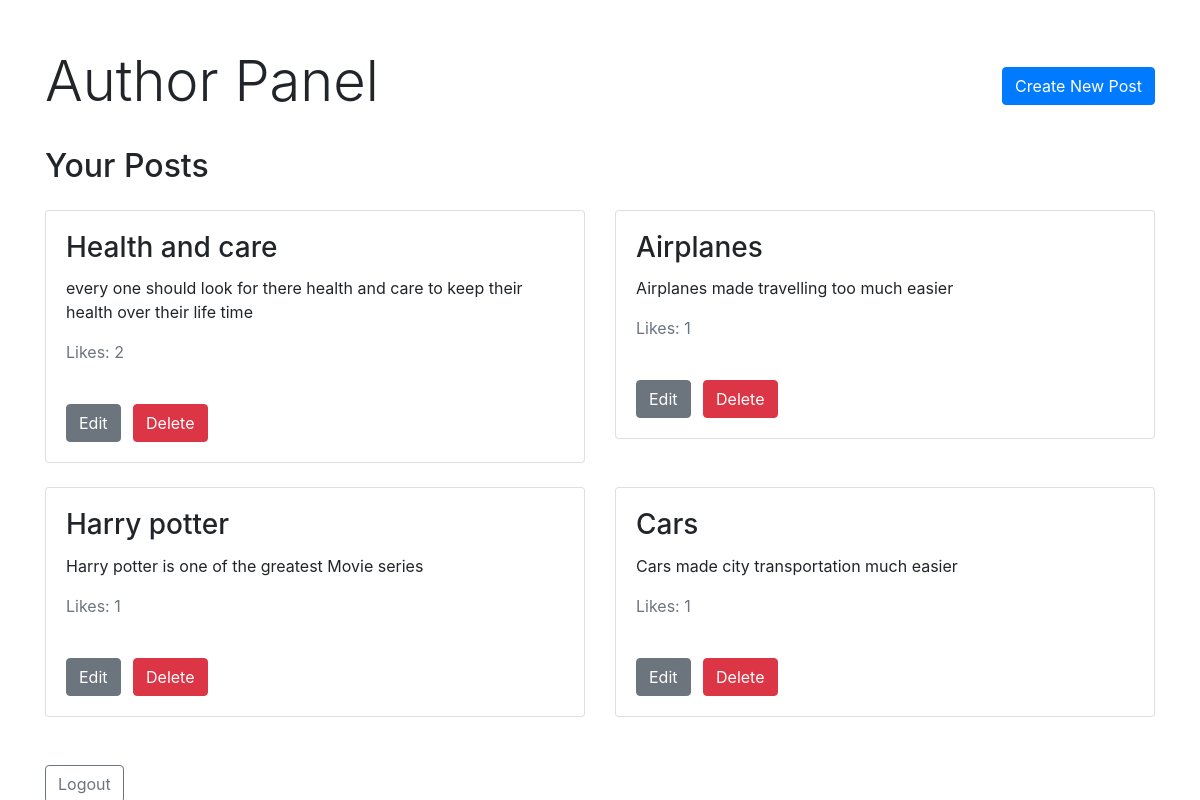
Page /author_panel (signed in) on the earlier database version.
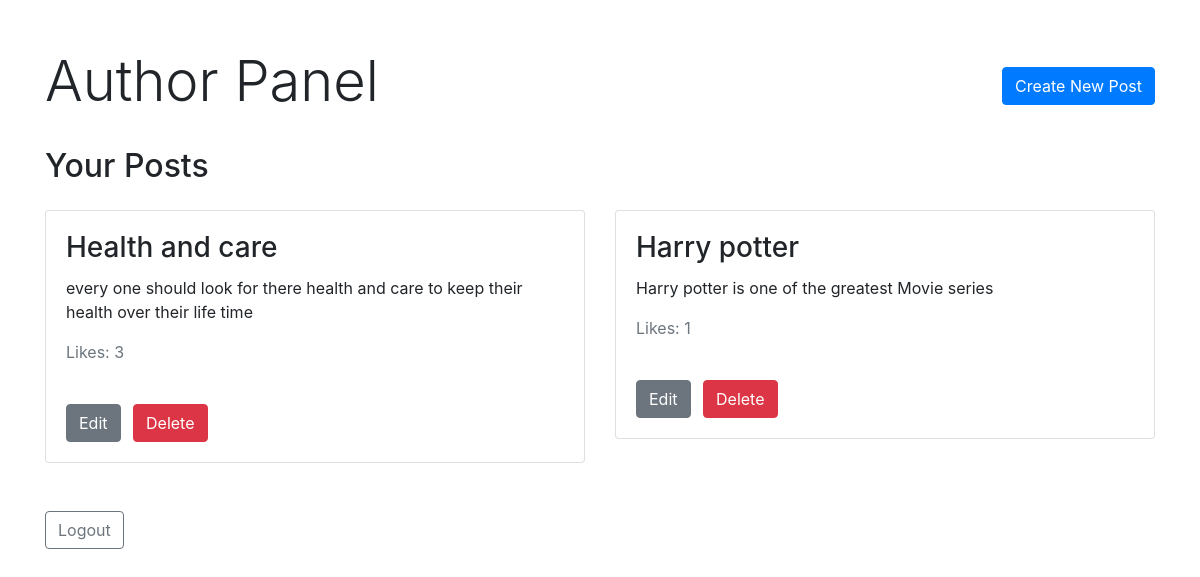
Same page on the later database version.
### tables this page shows
CREATE TABLE posts (
            id INTEGER PRIMARY KEY AUTOINCREMENT,
            author_id INTEGER NOT NULL,
            title TEXT NOT NULL,
            content TEXT NOT NULL,
            likes INTEGER DEFAULT 0,     
            created_at TIMESTAMP DEFAULT CURRENT_TIMESTAMP,
            file_url TEXT,
            FOREIGN KEY (author_id) REFERENCES users(id)
        );

### project.py (the view)
@app.route('/author_panel')
def author_panel():
    if 'username' not in session:
        return redirect(url_for('login'))
    user = db.get_user_by_username(session['username'])
    if user is None:
        return redirect(url_for('user_panel'))
    if session['user_type'] == 0:
        return redirect(url_for('user_panel'))
    elif session['user_type'] == 2:
        return redirect(url_for('manage_admins'))
    posts = db.get_posts_by_author(user['id'])
    return render_template('author_panel.html', posts=posts, user=user)

### db.py (called while the page is built)
def get_db_connection():
    conn = sqlite3.connect('project.db')
    conn.row_factory = sqlite3.Row
    return conn

def get_posts_by_author(author_id):
    conn = get_db_connection()
    posts = conn.execute('SELECT * FROM posts WHERE author_id = ?', (author_id,)).fetchall()
    conn.close()
    return posts

def get_user_by_username(username):
    conn = get_db_connection()
    user = conn.execute('SELECT * FROM users WHERE username = ?', (username,)).fetchone()
    conn.close()
    return user

### templates/author_panel.html (shortened to what this page needs)
<!DOCTYPE html>
<html lang="en">
<head>
    <link href="https://stackpath.bootstrapcdn.com/bootstrap/4.5.2/css/bootstrap.min.css" rel="stylesheet">
</head>
<body>
    <div class="container mt-5">
        <div class="d-flex justify-content-between align-items-center mb-4">
            <h1 class="display-4">Author Panel</h1>
            <a href="{{ url_for('create_post') }}" class="btn btn-primary">Create New Post</a>
        </div>
        <h2 class="mb-4">Your Posts</h2>
        <div class="row">
            {% for post in posts %}
            <div class="col-md-6 mb-4">
                <div class="card">
                    <div class="card-body">
                        <h3 class="card-title">{{ post.title }}</h3>
                        <p class="card-text">{{ post.content }}</p>
                        <p class="card-text text-muted">Likes: {{ post.likes }}</p>
                        <br>
                        <a href="{{ url_for('edit_post', post_id=post.id) }}" class="btn btn-secondary mr-2">Edit</a>
                        <form method="POST" action="{{ url_for('delete_post', post_id=post.id) }}" class="d-inline">
                            <button type="submit" class="btn btn-danger">Delete</button>
                        </form>
                    </div>
                </div>
            </div>
            {% endfor %}
        </div>
        <div class="mt-4">
            <a href="{{ url_for('logout') }}" class="btn btn-outline-secondary">Logout</a>
        </div>
    </div>
</body>
</html>

Differences in the rows shown:
removed posts: title "Airplanes", content "Airplanes made travelling too much easier", likes "1"
removed posts: title "Cars", content "Cars made city transportation much easier", likes "1"
changed posts "Health and care": likes "2" → "3"
